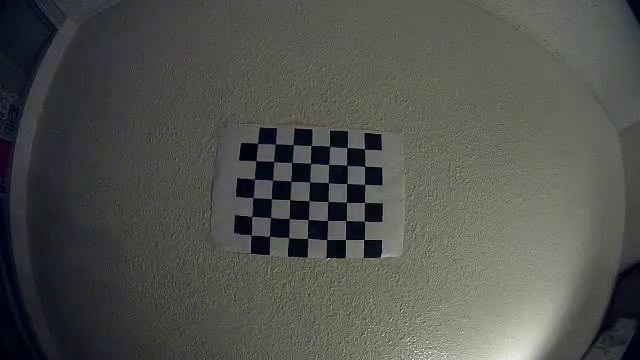
#> input picture Camera_Calibration/fisheye/360x640/calibration_images/0.jpg, 640 x 360 px, given in place of the camera
$ python realtime_stitching.py
#> lines starting #> are read from the running program, lines starting #| are printed output that depends on the picture
### Real_Car/Stitcher/realtime-panorama-stitching/pyimagesearch/panorama.py
# import the necessary packages
import numpy as np
import imutils
import cv2

class Stitcher:
	def __init__(self):
		# determine if we are using OpenCV v3.X and initialize the
		# cached homography matrix
		self.isv3 = imutils.is_cv3()
		self.cachedH = None

	def stitch(self, images, ratio=0.75, reprojThresh=4.0):
		# unpack the images
		(imageB, imageA) = images

		# if the cached homography matrix is None, then we need to
		# apply keypoint matching to construct it
		if self.cachedH is None:
			# detect keypoints and extract
			(kpsA, featuresA) = self.detectAndDescribe(imageA)
			(kpsB, featuresB) = self.detectAndDescribe(imageB)

			# match features between the two images
			M = self.matchKeypoints(kpsA, kpsB,
				featuresA, featuresB, ratio, reprojThresh)

			# if the match is None, then there aren't enough matched
			# keypoints to create a panorama
			if M is None:
				return None

			# cache the homography matrix
			self.cachedH = M[1]

		# apply a perspective transform to stitch the images together
		# using the cached homography matrix
		result = cv2.warpPerspective(imageA, self.cachedH,
			(imageA.shape[1] + imageB.shape[1], imageA.shape[0]))
		result[0:imageB.shape[0], 0:imageB.shape[1]] = imageB

		# return the stitched image
		return result

	def detectAndDescribe(self, image):
		# convert the image to grayscale
		gray = cv2.cvtColor(image, cv2.COLOR_BGR2GRAY)

		# check to see if we are using OpenCV 3.X
		if self.isv3:
			# detect and extract features from the image
			descriptor = cv2.xfeatures2d.SIFT_create()
			(kps, features) = descriptor.detectAndCompute(image, None)

		# otherwise, we are using OpenCV 2.4.X
		else:
			# detect keypoints in the image
			detector = cv2.FeatureDetector_create("SIFT")
			kps = detector.detect(gray)

			# extract features from the image
			extractor = cv2.DescriptorExtractor_create("SIFT")
			(kps, features) = extractor.compute(gray, kps)

		# convert the keypoints from KeyPoint objects to NumPy
		# arrays
		kps = np.float32([kp.pt for kp in kps])

		# return a tuple of keypoints and features
		return (kps, features)

	def matchKeypoints(self, kpsA, kpsB, featuresA, featuresB,
		ratio, reprojThresh):
		# compute the raw matches and initialize the list of actual
		# matches
		matcher = cv2.DescriptorMatcher_create("BruteForce")
		rawMatches = matcher.knnMatch(featuresA, featuresB, 2)
		matches = []

		# loop over the raw matches
		for m in rawMatches:
			# ensure the distance is within a certain ratio of each
			# other (i.e. Lowe's ratio test)
			if len(m) == 2 and m[0].distance < m[1].distance * ratio:
				matches.append((m[0].trainIdx, m[0].queryIdx))

		# computing a homography requires at least 4 matches
		if len(matches) > 4:
			# construct the two sets of points
			ptsA = np.float32([kpsA[i] for (_, i) in matches])
			ptsB = np.float32([kpsB[i] for (i, _) in matches])

			# compute the homography between the two sets of points
			(H, status) = cv2.findHomography(ptsA, ptsB, cv2.RANSAC,
				reprojThresh)

			# return the matches along with the homograpy matrix
			# and status of each matched point
			return (matches, H, status)

		# otherwise, no homograpy could be computed
		return None

### Real_Car/Stitcher/realtime-panorama-stitching/realtime_stitching.py
# USAGE
# python realtime_stitching.py

# import the necessary packages
from __future__ import print_function
from pyimagesearch.basicmotiondetector import BasicMotionDetector
from pyimagesearch.panorama import Stitcher
from imutils.video import VideoStream
import numpy as np
import datetime
import imutils
import time
import cv2
import glob

# initialize the video streams and allow them to warmup
print("[INFO] starting cameras...")
leftStream = VideoStream(src=0).start()
rightStream = VideoStream(src=1).start()
time.sleep(2.0)
#left_image_paths = sorted(glob.glob("../panorama-stitching/images/*.png"))
#right_image_paths = []


count = 0
stitcher = Stitcher()
# loop over frames from the video streams
while True:
	# grab the frames from their respective video streams
	left = leftStream.read()
#> left is the input picture: shape (360, 640, 3); mean B, G, R 77.4, 81.9, 80.4
	right = rightStream.read()

	# resize the frames
	left = imutils.resize(left, width=400)
#> left: shape (225, 400, 3)
	right = imutils.resize(right, width=400)

	# stitch the frames together to form the panorama
	# IMPORTANT: you might have to change this line of code
	# depending on how your cameras are oriented; frames
	# should be supplied in left-to-right order
	result = stitcher.stitch([left, right])
#> in detectAndDescribe, `kps = detector.detect(gray)`: kps = 202 keypoints; strongest (x, y, size): (233, 155, 7.3), (234, 133, 7.4), (210, 156, 7.5), (234, 110, 7.2)
#> in detectAndDescribe, `kps = np.float32([kp.pt for kp in kps])`: kps = 202 pairs, first value 9.81 to 379.2, second value 69.02 to 221.1
#> in stitch, `(kpsA, featuresA) = self.detectAndDescribe(imageA)`: kpsA has the same summary as kps in detectAndDescribe
#> in detectAndDescribe (call 2), `kps = detector.detect(gray)`: kps = 202 keypoints; strongest (x, y, size): (233, 155, 7.3), (234, 133, 7.4), (210, 156, 7.5), (234, 110, 7.2)
#> in stitch, `(kpsB, featuresB) = self.detectAndDescribe(imageB)`: kpsB = 202 pairs, first value 9.81 to 379.2, second value 69.02 to 221.1
#> in matchKeypoints, `rawMatches = matcher.knnMatch(featuresA, featuresB, 2)`: rawMatches = 202 matches
#> after the loop in matchKeypoints, `for m in rawMatches:`: matches = 202 pairs, first value 0 to 201, second value 0 to 201
#> in matchKeypoints, `ptsA = np.float32([kpsA[i] for (_, i) in matches])`: ptsA has the same summary as kpsB in stitch
#> in matchKeypoints, `ptsB = np.float32([kpsB[i] for (i, _) in matches])`: ptsB has the same summary as kpsB in stitch
#> in matchKeypoints, `(H, status) = cv2.findHomography(ptsA, ptsB, cv2.RANSAC, reprojThresh)`: H = [[1, 1.34e-14, -1.05e-14], [-4.37e-15, 1, -6.9e-14], [-3.72e-17, 6.87e-17, 1]]; status = 202 values from 1 to 1
#> in stitch, `self.cachedH = M[1]`: self.cachedH has the same summary as H in matchKeypoints
#> in stitch, `result = cv2.warpPerspective(imageA, self.cachedH, (imageA.shape[1] + ..`:
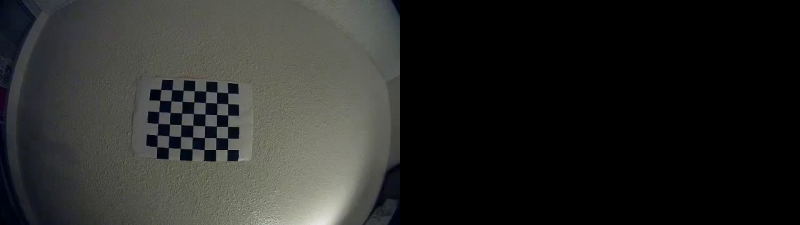
#> result: shape (225, 800, 3); mean B, G, R 38.7, 40.9, 40.2

	# no homograpy could be computed
	if result is None:
		print("[INFO] homography could not be computed")
		break
	else:
		save_path = ("stitched_image%d.jpg" % count)
		cv2.imwrite(save_path, result)


"""
while (len(left_image_paths) != 7):
	for i,path in enumerate(left_image_paths):
		if "right" in path:
			del left_image_paths[i]
			right_image_paths.append(path)
print(len(left_image_paths))
right_image_paths = sorted(right_image_paths)

stitcher = Stitcher()
while True:
	for i, (left_image_path, right_image_path) in enumerate(zip(left_image_paths, right_image_paths)):
		left_image = cv2.imread(left_image_path)
		right_image = cv2.imread(right_image_path)
		t1 = time.time()
		result = stitcher.stitch([left_image, right_image])
		t2 = time.time()
		print("delta time: ", t2-t1)
"""
"""
# initialize the image stitcher, motion detector, and total
# number of frames read
stitcher = Stitcher()
motion = BasicMotionDetector(minArea=500)
total = 0

# loop over frames from the video streams
while True:
	# grab the frames from their respective video streams
	left = leftStream.read()
	right = rightStream.read()

	# resize the frames
	left = imutils.resize(left, width=400)
	right = imutils.resize(right, width=400)

	# stitch the frames together to form the panorama
	# IMPORTANT: you might have to change this line of code
	# depending on how your cameras are oriented; frames
	# should be supplied in left-to-right order
	result = stitcher.stitch([left, right])

	# no homograpy could be computed
	if result is None:
		print("[INFO] homography could not be computed")
		break

	# convert the panorama to grayscale, blur it slightly, update
	# the motion detector
	gray = cv2.cvtColor(result, cv2.COLOR_BGR2GRAY)
	gray = cv2.GaussianBlur(gray, (21, 21), 0)
	locs = motion.update(gray)

	# only process the panorama for motion if a nice average has
	# been built up
	if total > 32 and len(locs) > 0:
		# initialize the minimum and maximum (x, y)-coordinates,
		# respectively
		(minX, minY) = (np.inf, np.inf)
		(maxX, maxY) = (-np.inf, -np.inf)

		# loop over the locations of motion and accumulate the
		# minimum and maximum locations of the bounding boxes
		for l in locs:
			(x, y, w, h) = cv2.boundingRect(l)
			(minX, maxX) = (min(minX, x), max(maxX, x + w))
			(minY, maxY) = (min(minY, y), max(maxY, y + h))

		# draw the bounding box
		cv2.rectangle(result, (minX, minY), (maxX, maxY),
			(0, 0, 255), 3)

	# increment the total number of frames read and draw the
	# timestamp on the image
	total += 1
	timestamp = datetime.datetime.now()
	ts = timestamp.strftime("%A %d %B %Y %I:%M:%S%p")
	cv2.putText(result, ts, (10, result.shape[0] - 10),
		cv2.FONT_HERSHEY_SIMPLEX, 0.35, (0, 0, 255), 1)

	# show the output images
	cv2.imshow("Result", result)
	cv2.imshow("Left Frame", left)
	cv2.imshow("Right Frame", right)
	key = cv2.waitKey(1) & 0xFF

	# if the `q` key was pressed, break from the loop
	if key == ord("q"):
		break

# do a bit of cleanup
print("[INFO] cleaning up...")
cv2.destroyAllWindows()
leftStream.stop()
rightStream.stop()
"""

$ run again, on Camera_Calibration/fisheye/360x640/calibration_images/1122.jpg
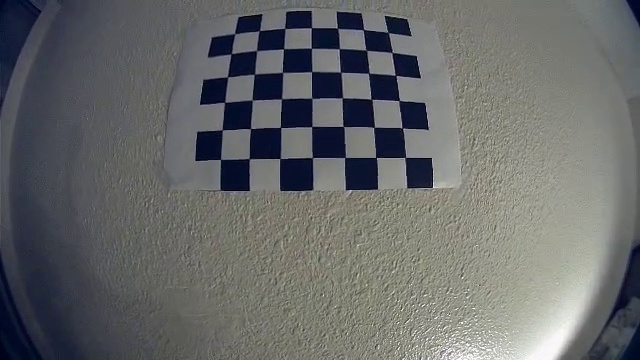
#> input picture Camera_Calibration/fisheye/360x640/calibration_images/1122.jpg, 640 x 360 px, given in place of the camera
#> left is the input picture: shape (360, 640, 3); mean B, G, R 105.1, 104.9, 103.2
#> left: shape (225, 400, 3)
#> in detectAndDescribe, `gray = cv2.cvtColor(image, cv2.COLOR_BGR2GRAY)`:
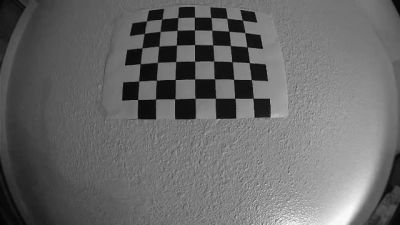
#> gray: shape (225, 400); min 3, max 249, mean 104.4
#> in detectAndDescribe, `kps = detector.detect(gray)`: kps = 247 keypoints; strongest (x, y, size): (262, 108, 11.8), (259, 72, 10.8), (226, 110, 13.1), (255, 41, 9.5)
#> in detectAndDescribe, `kps = np.float32([kp.pt for kp in kps])`: kps = 247 pairs, first value 21.57 to 392.8, second value 5.89 to 211
#> kpsA has the same summary as kps in detectAndDescribe
#> in detectAndDescribe (call 2), `kps = detector.detect(gray)`: kps = 247 keypoints; strongest (x, y, size): (262, 108, 11.8), (259, 72, 10.8), (226, 110, 13.1), (255, 41, 9.5)
#> kpsB = 247 pairs, first value 21.57 to 392.8, second value 5.89 to 211
#> rawMatches = 247 matches
#> after the loop in matchKeypoints, `for m in rawMatches:`: matches = 247 pairs, first value 0 to 246, second value 0 to 246
#> ptsA has the same summary as kpsB in stitch
#> ptsB has the same summary as kpsB in stitch
#> H = [[1, 6.07e-16, -3e-14], [-1.91e-17, 1, 1.13e-15], [-7.12e-19, 2.36e-18, 1]]; status = 247 values from 1 to 1
#> self.cachedH has the same summary as H in matchKeypoints
#> in stitch, `result = cv2.warpPerspective(imageA, self.cachedH, (imageA.shape[1] + ..`:
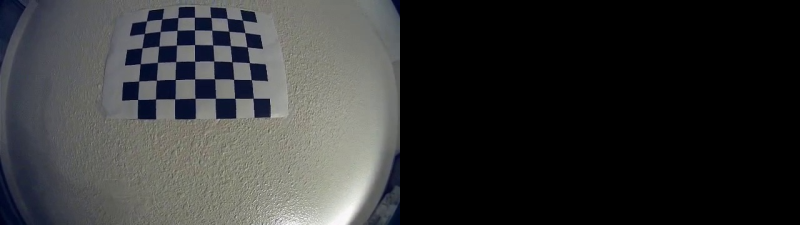
#> result: shape (225, 800, 3); mean B, G, R 52.5, 52.4, 51.6

$ run again, on Camera_Calibration/fisheye/360x640/calibration_images/1156.jpg
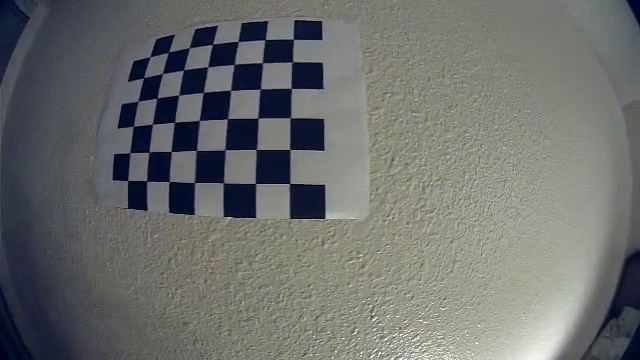
#> input picture Camera_Calibration/fisheye/360x640/calibration_images/1156.jpg, 640 x 360 px, given in place of the camera
#> left is the input picture: shape (360, 640, 3); mean B, G, R 108.8, 110.4, 108.6
#> left: shape (225, 400, 3)
#> in detectAndDescribe, `gray = cv2.cvtColor(image, cv2.COLOR_BGR2GRAY)`:
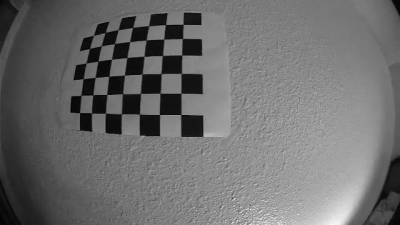
#> gray: shape (225, 400); min 4, max 246, mean 109.7
#> in detectAndDescribe, `kps = detector.detect(gray)`: kps = 213 keypoints; strongest (x, y, size): (193, 126, 14.6), (193, 84, 13.4), (193, 47, 11.6), (150, 126, 13.4)
#> in detectAndDescribe, `kps = np.float32([kp.pt for kp in kps])`: kps = 213 pairs, first value 71.71 to 393.1, second value 7.73 to 216.6
#> kpsA has the same summary as kps in detectAndDescribe
#> in detectAndDescribe (call 2), `kps = detector.detect(gray)`: kps = 213 keypoints; strongest (x, y, size): (193, 126, 14.6), (193, 84, 13.4), (193, 47, 11.6), (150, 126, 13.4)
#> kpsB = 213 pairs, first value 71.71 to 393.1, second value 7.73 to 216.6
#> rawMatches = 213 matches
#> after the loop in matchKeypoints, `for m in rawMatches:`: matches = 213 pairs, first value 0 to 212, second value 0 to 212
#> ptsA has the same summary as kpsB in stitch
#> ptsB has the same summary as kpsB in stitch
#> H = [[1, 4.83e-16, -7.49e-14], [1.64e-16, 1, 1.24e-15], [7.72e-19, 2.56e-18, 1]]; status = 213 values from 1 to 1
#> self.cachedH has the same summary as H in matchKeypoints
#> in stitch, `result = cv2.warpPerspective(imageA, self.cachedH, (imageA.shape[1] + ..`:
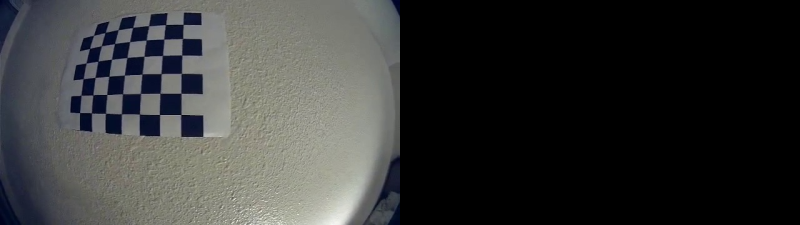
#> result: shape (225, 800, 3); mean B, G, R 54.4, 55.2, 54.3
